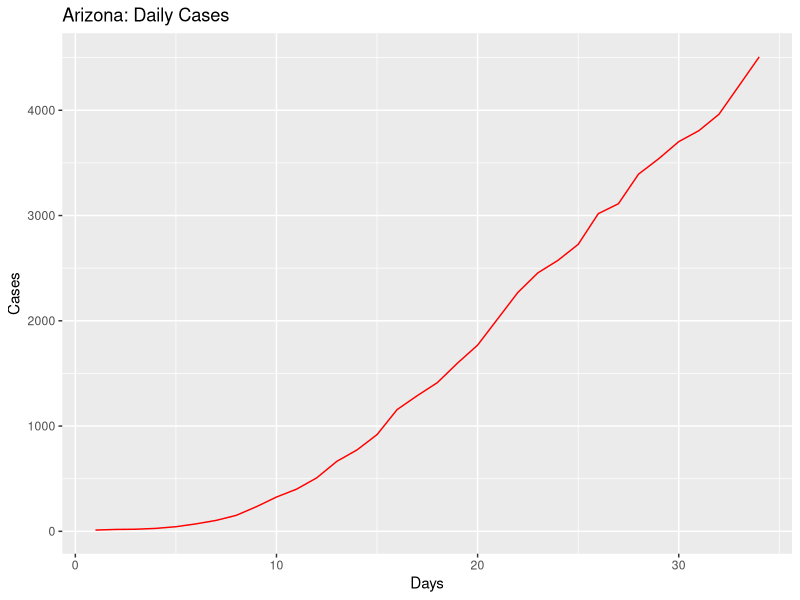
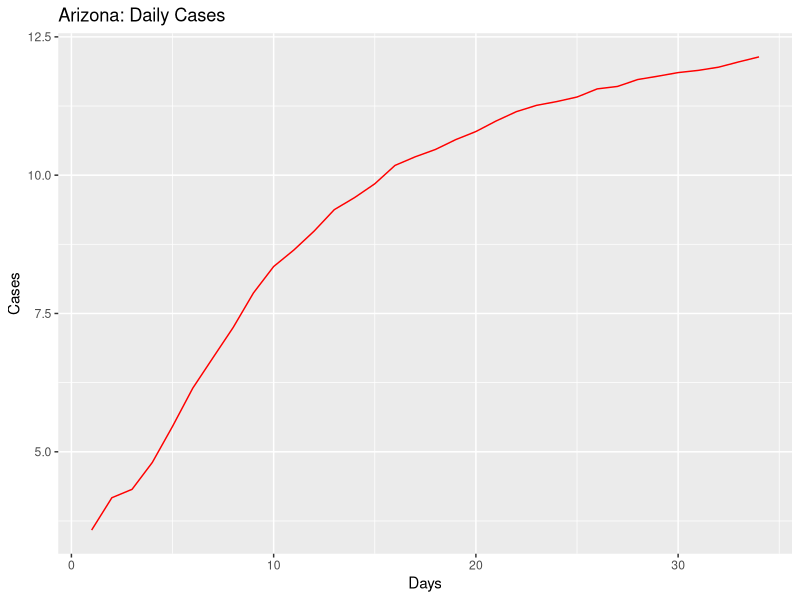
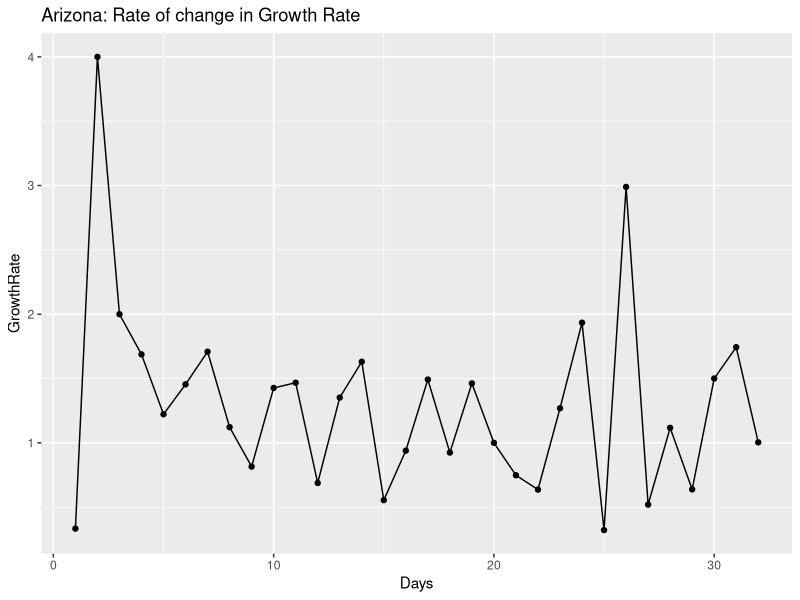
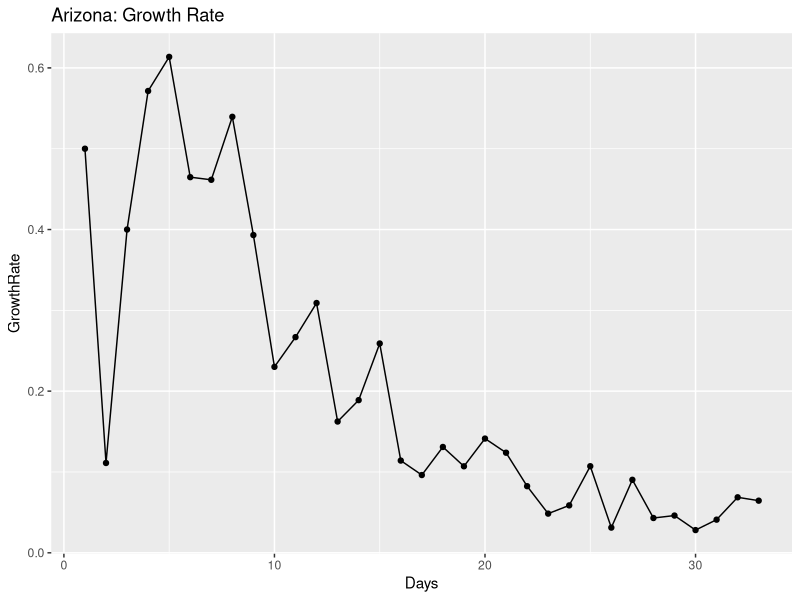
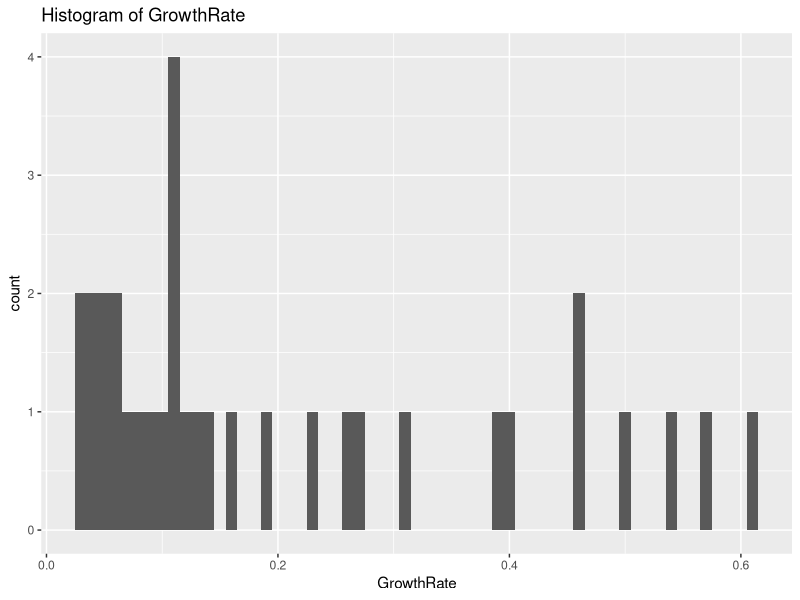
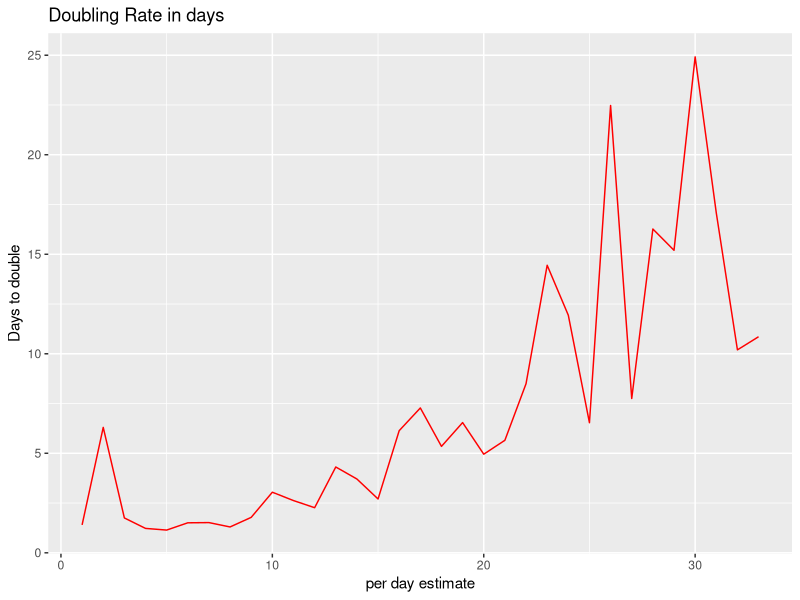
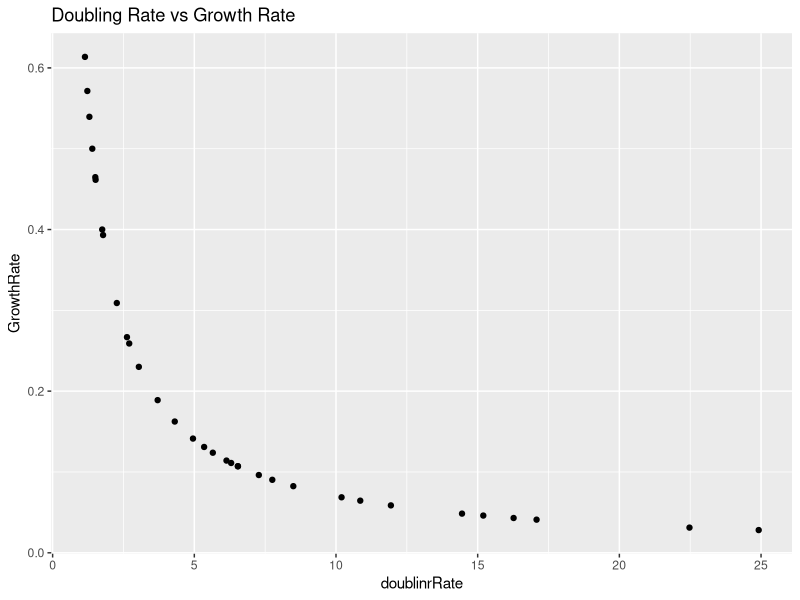
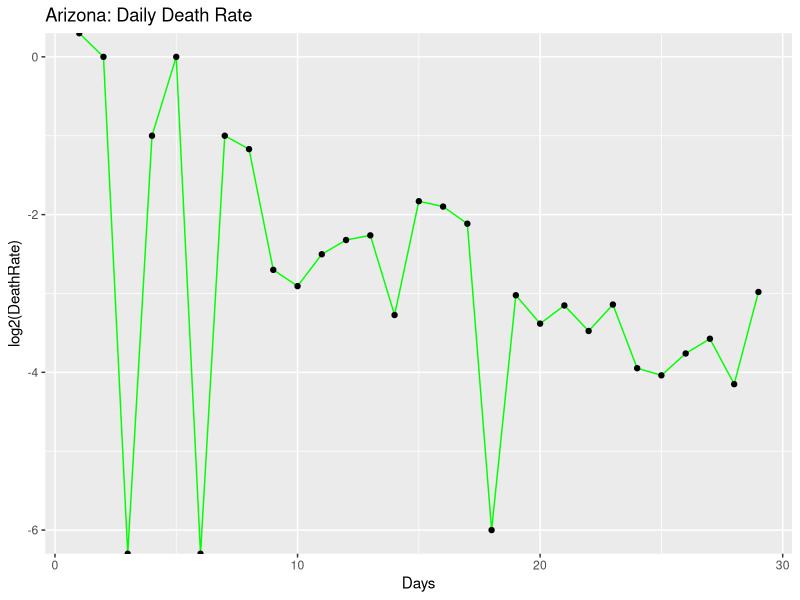

The R script that drew these images, in order:
## ---- chunk 1
knitr::opts_chunk$set(echo = TRUE)
## ---- chunk 2
library(ggplot2)
library(gridExtra)
library(dplyr)

coronaGrowth <- function(absoluteNumbers){
  growthfactor <- NULL
  absgrowth <- NULL
  for(i in 1:length(absoluteNumbers))
  {
    #print((absoluteNumbers[i]-absoluteNumbers[i+1]/absoluteNumbers[i+1])/absoluteNumbers[i+1])
    growthfactor[i] <- ((absoluteNumbers[i]-absoluteNumbers[i+1]))/(absoluteNumbers[i+1]-absoluteNumbers[i+2])  
    #growthfactor[i] <- ((absoluteNumbers[i]-absoluteNumbers[i+1]))/(absolutenumbers[i])
  }
  
  return (rev(growthfactor))
}

DailyGrowthRate <- function(absoluteNumbers)
{
  growthfactor <- NULL
  absgrowth <- NULL
  for(i in 1:length(absoluteNumbers))
  {
    #print((absoluteNumbers[i]-absoluteNumbers[i+1]/absoluteNumbers[i+1])/absoluteNumbers[i+1])
    growthfactor[i] <- ((absoluteNumbers[i]/absoluteNumbers[i+1]))-1 
    #growthfactor[i] <- ((absoluteNumbers[i]-absoluteNumbers[i+1]))/(absolutenumbers[i])
  }
  
  return (rev(growthfactor))  
}

DoublingRate <- function(absoluteNumbers)
{
  doublingrRate <- NULL
  cumsum <- NULL
  for(i in 1:length(absoluteNumbers))
  {
    
    doublingrRate[i] <- (70/(absoluteNumbers[i]*100))
    
  }
  return ((doublingrRate))  
}

#Calculate the mean and median growth rate:
MeanMediangrowthrate <- function(dataTrend1)
{
  MeanGRTrend <- NULL
  MedianGRTrend <- NULL
  
  for(i in 1:length(dataTrend1$GrowthRate))
  {
    MedianGRTrend[i] <- median(dataTrend1[1:i,"GrowthRate"])
    MeanGRTrend[i] <- mean(dataTrend1[1:i,"GrowthRate"])
  }
  
  dataTrend1$MedianGRT = MedianGRTrend
  dataTrend1$MeanGRT = MeanGRTrend
  
  return(dataTrend1)

}

#Calculate ratio of newdeaths/newcases
newDeathstonewCases <- function(absolutenumbers,totaldeaths)
{
  newCases <- NULL
  newDeaths <- NULL
  for(i in 1:length(absolutenumbers))
  {
    if(i == length(absolutenumbers))
    {
      print("reached the end")
    }else{
     newDeaths[i] = (totaldeaths[i]-totaldeaths[i+1])
     newCases[i] = (absolutenumbers[i]-absolutenumbers[i+1]) 
    }
  }
  

  days <- seq(2:length(absolutenumbers))
 return(data.frame( newDeaths = rev(newDeaths),newCases = rev(newCases),Days = days))
 
}

#Calculate ratio of deaths to totalCases
totalDeathstoCases <- function(absolutenumbers,totaldeaths)
{
  ratio <- NULL
  for(i in 1:length(absolutenumbers))
  {

     ratio[i] = (totaldeaths[i])/(absolutenumbers[i]) 
  }
  
  return(rev(ratio))
}
## ---- chunk 3
#Arizona

absolutenumbers <- c(4507,4234,3962,3806,3702,3539,3393,3112,3018,2726,2575,2456,2269,2019,1769,1598,1413,1289,1157,919,773,665,508,401,326,234,152,104,71,44,28,20,18,12)

totaldeaths <- c(169,150,142,131,122,115,108,97,89,80,73,65,64,52,41,32,29,24,20,17,15,13,9,6,6,3,2,2,1,0,0,0,0,0)

#America
#absolutenumbers <- c(101.7*1000,83.8*1000,65.8*1000,53.7*1000,43.8*1000,33.3*1000,25*1000,19*1000,13.7*1000,7.8*1000,6.4*1000,4.6*1000,3.5*1000,2.7*1000)
## ---- chunk 4
growthrate <- na.exclude(coronaGrowth(absolutenumbers))
days <- seq(1:length(growthrate))
dataTrend <- data.frame(GrowthRate = growthrate,Days = days)
print(dataTrend)
p1 <- ggplot(data=dataTrend, aes(x=Days, y=GrowthRate, group=1)) +ggtitle("Arizona: Rate of change in Growth Rate")+
  geom_line()+
  geom_point()

print(dataTrend)
#print(dataTrend1)




growthrate1 <- na.exclude(DailyGrowthRate(absolutenumbers))
doublingrate1 <- na.exclude(DoublingRate(growthrate1))
days1 <- seq(1:length(growthrate1))
dataTrend1 <- data.frame(GrowthRate = growthrate1,Days = days1,doublinrRate = doublingrate1)
print(dataTrend1)
multiplier <- tail(dataTrend1, n = 1)
pred_val <- (head(absolutenumbers, n = 1)*multiplier[,"GrowthRate"])+head(absolutenumbers, n = 1)

p2 <- ggplot(data=dataTrend1, aes(x=Days, y=GrowthRate, group=1)) +ggtitle("Arizona: Growth Rate")+
  geom_line()+
  geom_point()

days <- seq(1:length(absolutenumbers))
growthrate <- append(growthrate, c(1,1),after = 0)
dataOriginal <- data.frame(Cases = rev(absolutenumbers), Days = days)
p3<- ggplot() +geom_line(data=dataOriginal, aes(x=Days, y=Cases,),color = "Red")+labs(title="Arizona: Daily Cases", y="Cases", x="Days")

p3_log<- ggplot() +geom_line(data=dataOriginal, aes(x=Days, y=log2(Cases)),color = "Red")+labs(title="Arizona: Daily Cases", y="Cases", x="Days")+
  #geom_line(data=dataOriginal, aes(x=Days+1, y=Prediction),color = "Blue")
  geom_point()



# Analyze growth rate to get interval of values
summary(dataTrend1$GrowthRate)
dataTrend1%>%select("GrowthRate")%>%summarise(meanGR = mean(GrowthRate), medianGR = median(GrowthRate), sdGR = sd(GrowthRate))
p4 <- ggplot(data = dataTrend1, aes(x = GrowthRate))+ggtitle("Histogram of GrowthRate")+geom_histogram(binwidth = 0.01)


#Analyze the doubling rate
p5<- ggplot() +geom_line(data=dataTrend1, aes(x=Days, y=doublinrRate),color = "Red")+labs(title="Doubling Rate in days", y="Days to double", x ="per day estimate")+
  #geom_line(data=dataOriginal, aes(x=Days+1, y=Prediction),color = "Blue")
  geom_point()

#Scatter plor of Growthrate versus Doubling Rate
p6 <- ggplot()+geom_point(data = dataTrend1, aes(x = doublinrRate, y = GrowthRate))+labs(title = "Doubling Rate vs Growth Rate")

dataTrend1 <- MeanMediangrowthrate(dataTrend1 = dataTrend1)

#Median growth rate trend 
#Median growth rate trend 
p7 <- ggplot()+geom_line(data = dataTrend1, aes(x = Days, y = MedianGRT),color = "Blue")+labs(title = "Arizona Median(BLUE)VsMean(RED) Growth Rate")+geom_line(data=dataTrend1, aes(x=Days , y=MeanGRT),color = "Red")


deathrate1 <- na.exclude(DailyGrowthRate(totaldeaths))
doublingdeathrate1 <- na.exclude(DoublingRate(deathrate1))
days1 <- seq(1:length(deathrate1))
dataDeathTrend1 <- data.frame(DeathRate = deathrate1,Days = days1,doublinrRate = doublingdeathrate1)
#print(dataDeathTrend1)
#multiplier <- tail(totaldeaths, n = 1)
#pred_val <- (head(dataDeathTrend1, n = 1)*multiplier[,"DeathRate"])+head(dataDeathTrend1, n = 1)

p8 <- ggplot(data=dataDeathTrend1, aes(x=Days, y=log2(DeathRate), group=1)) +ggtitle("Arizona: Daily Death Rate")+
  geom_line(color = "Green")+
  geom_point()


rationewdeathtocases <- newDeathstonewCases(absolutenumbers,totaldeaths)

p9 <- ggplot(data=rationewdeathtocases, aes(x=Days, y=log2(newCases), group=1)) +ggtitle("Arizona:newCases(Orange)")+
  geom_line(color = "Orange")+geom_point()

totaldeathstocases <- totalDeathstoCases(absolutenumbers,totaldeaths)
days <- seq(1:length(absolutenumbers))
datatotaldeathstocasesTrend <- data.frame(ratio = totaldeathstocases,Days = days)
#Scatter plot of totalcases to totaldeaths
p10 <- ggplot(data=datatotaldeathstocasesTrend, aes(x=Days, y=ratio, group=1)) +ggtitle("Arizona: TotalDeaths/TotalCases")+
  geom_line(color = "Yellow")+
  geom_point()

#Confidence Interval for mean population GrowthRate:
meanGR = mean(dataTrend1$GrowthRate)
sdGR = sd(dataTrend1$GrowthRate)

uppperlimitGR= meanGR+sdGR
lowerlimitGR = meanGR-sdGR

#Predictions based on: Current Growth Rate, MeanGrowth Rate, Upper GrowthRate, Lower GrowthRate
pred_val_Current <- (head(absolutenumbers, n = 1)*multiplier[,"GrowthRate"])+head(absolutenumbers, n = 1)
pred_val_MeanGR <- (head(absolutenumbers, n = 1)*meanGR)+head(absolutenumbers, n = 1)
pred_val_upperGR <- (head(absolutenumbers, n = 1)*uppperlimitGR)+head(absolutenumbers, n = 1)
pred_val_lowerGR <- (head(absolutenumbers, n = 1)*lowerlimitGR)+head(absolutenumbers, n = 1)

print("Current GR:")
print(multiplier[,"GrowthRate"])
print(pred_val_Current)

print("Mean GR:")
print(meanGR)
print(pred_val_MeanGR)

print("Upperlimit GR:")
print(uppperlimitGR)
print(pred_val_upperGR)

print("Lowerlimit GR:")
print(lowerlimitGR)
print(pred_val_lowerGR)

#Doubling rate:-
DRCurrent <- round(70/(meanGR*100),digits = 0)
DRMedian <- round(70/(median(dataTrend1$GrowthRate)*100),digits = 0)
latestDRCurrent <- round(tail(dataTrend1$doublinrRate,n=1),digits = 0)

## ---- chunk 5
#grid.arrange(p3,p3_log,p1,p2,p4,p5,p6,nrow = 4, ncol = 2)
print(p3)
print(p3_log)
print(p1)
print(p2)
print(p4)
print(p5)
print(p6)
print(p8)
print(p9)
print(p10)
print(p7)
## ---- chunk 6
library(ggplot2)
library(gridExtra)
library(dplyr)

coronaGrowth <- function(absoluteNumbers){
  growthfactor <- NULL
  absgrowth <- NULL
  for(i in 1:length(absoluteNumbers))
  {
    #print((absoluteNumbers[i]-absoluteNumbers[i+1]/absoluteNumbers[i+1])/absoluteNumbers[i+1])
    growthfactor[i] <- ((absoluteNumbers[i]-absoluteNumbers[i+1]))/(absoluteNumbers[i+1]-absoluteNumbers[i+2])  
    #growthfactor[i] <- ((absoluteNumbers[i]-absoluteNumbers[i+1]))/(absolutenumbers[i])
  }
  
  return (rev(growthfactor))
}

DailyGrowthRate <- function(absoluteNumbers)
{
  growthfactor <- NULL
  absgrowth <- NULL
  for(i in 1:length(absoluteNumbers))
  {
    #print((absoluteNumbers[i]-absoluteNumbers[i+1]/absoluteNumbers[i+1])/absoluteNumbers[i+1])
    growthfactor[i] <- ((absoluteNumbers[i]/absoluteNumbers[i+1]))-1 
    #growthfactor[i] <- ((absoluteNumbers[i]-absoluteNumbers[i+1]))/(absolutenumbers[i])
  }
  
  return (rev(growthfactor))  
}

DoublingRate <- function(absoluteNumbers)
{
  doublingrRate <- NULL
  cumsum <- NULL
  for(i in 1:length(absoluteNumbers))
  {
    
    doublingrRate[i] <- (70/(absoluteNumbers[i]*100))
    
  }
  return ((doublingrRate))  
}

#Calculate the mean and median growth rate:
MeanMediangrowthrate <- function(dataTrend1)
{
  MeanGRTrend <- NULL
  MedianGRTrend <- NULL
  
  for(i in 1:length(dataTrend1$GrowthRate))
  {
    MedianGRTrend[i] <- median(dataTrend1[1:i,"GrowthRate"])
    MeanGRTrend[i] <- mean(dataTrend1[1:i,"GrowthRate"])
  }
  
  dataTrend1$MedianGRT = MedianGRTrend
  dataTrend1$MeanGRT = MeanGRTrend
  
  return(dataTrend1)

}

# #Calculate ratio of newdeaths/newcases
# newDeathstonewCases <- function(absolutenumbers,totaldeaths)
# {
#   ratio <- NULL
#   for(i in 1:length(absolutenumbers))
#   {
#     if(i == length(absolutenumbers))
#     {
#       print("reached the end")
#     }else{
#      ratio[i] = (totaldeaths[i]-totaldeaths[i+1])/(absolutenumbers[i]-absolutenumbers[i+1]) 
#     }
#   }
#   
#   return(rev(ratio))
# }

#Calculate ratio of newdeaths/newcases
newDeathstonewCases <- function(absolutenumbers,totaldeaths)
{
  newCases <- NULL
  newDeaths <- NULL
  for(i in 1:length(absolutenumbers))
  {
    if(i == length(absolutenumbers))
    {
      print("reached the end")
    }else{
     newDeaths[i] = (totaldeaths[i]-totaldeaths[i+1])
     newCases[i] = (absolutenumbers[i]-absolutenumbers[i+1]) 
    }
  }
  

  days <- seq(2:length(absolutenumbers))
 return(data.frame( newDeaths = rev(newDeaths),newCases = rev(newCases),Days = days))
 
}

#Calculate ratio of deaths to totalCases
totalDeathstoCases <- function(absolutenumbers,totaldeaths)
{
  ratio <- NULL
  for(i in 1:length(absolutenumbers))
  {

     ratio[i] = (totaldeaths[i])/(absolutenumbers[i]) 
  }
  
  return(rev(ratio))
}

## ---- chunk 7
#Arizona
#absolutenumbers <- c(773,665,508,401,326,234,152,104,71,44,28,20,18,12)

#America

absolutenumbers <- c(686.431*1000,654.343*1000,622.412*1000,591.285*1000,573.138*1000,545.934*1000,521.623*1000,489.646*1000,454.615*1000,418.451*1000,386.571*1000,355.834*1000,327.871*1000,300.432*1000,265.506*1000,235.281*1000,205.035*1000,176.518*1000,145.369*1000,133.094*1000,123.578*1000,101.7*1000,83.8*1000,65.8*1000,53.7*1000,43.8*1000,33.3*1000,25*1000,19*1000,13.7*1000,7.8*1000,6.4*1000,4.6*1000,3.5*1000,2.7*1000)

totaldeaths <- c(35578,33490,27549,24618,22930,21474,20057,18325,16691,14791,12851,10880,9622,8457,7127,6081,5107,4057,3143,2585,2222,1697,1296,1028,781,556,414,301,255,206,150,110,87,69,57,48,41,38,30,26,22,19,15,12,11,9,6,1,1)




## ---- chunk 8
growthrate <- na.exclude(coronaGrowth(absolutenumbers))
days <- seq(1:length(growthrate))
dataTrend <- data.frame(GrowthRate = growthrate,Days = days)
print(dataTrend)
p1 <- ggplot(data=dataTrend, aes(x=Days, y=GrowthRate, group=1)) +ggtitle("US: Rate of change in Growth Rate")+
  geom_line()+
  geom_point()

print(dataTrend)
#print(dataTrend1)




growthrate1 <- na.exclude(DailyGrowthRate(absolutenumbers))
doublingrate1 <- na.exclude(DoublingRate(growthrate1))
days1 <- seq(1:length(growthrate1))
dataTrend1 <- data.frame(GrowthRate = growthrate1,Days = days1,doublinrRate = doublingrate1)
print(dataTrend1)
multiplier <- tail(dataTrend1, n = 1)
pred_val <- (head(absolutenumbers, n = 1)*multiplier[,"GrowthRate"])+head(absolutenumbers, n = 1)

p2 <- ggplot(data=dataTrend1, aes(x=Days, y=GrowthRate, group=1)) +ggtitle("US: Growth Rate")+
  geom_line()+
  geom_point()

days <- seq(1:length(absolutenumbers))
growthrate <- append(growthrate, c(1,1),after = 0)
dataOriginal <- data.frame(Cases = rev(absolutenumbers), Days = days)
p3<- ggplot() +geom_line(data=dataOriginal, aes(x=Days, y=Cases,),color = "Red")+labs(title="US: Daily Cases", y="Cases", x="Days")

p3_log<- ggplot() +geom_line(data=dataOriginal, aes(x=Days, y=log2(Cases)),color = "Red")+labs(title="US: Daily Cases", y="Cases", x="Days")+
  #geom_line(data=dataOriginal, aes(x=Days+1, y=Prediction),color = "Blue")
  geom_point()



# Analyze growth rate to get interval of values
summary(dataTrend1$GrowthRate)
dataTrend1%>%select("GrowthRate")%>%summarise(meanGR = mean(GrowthRate), medianGR = median(GrowthRate), sdGR = sd(GrowthRate))
p4 <- ggplot(data = dataTrend1, aes(x = GrowthRate))+ggtitle("Histogram of GrowthRate")+geom_histogram(binwidth = 0.01)


#Analyze the doubling rate
p5<- ggplot() +geom_line(data=dataTrend1, aes(x=Days, y=doublinrRate),color = "Red")+labs(title="Doubling Rate in days", y="Days to double", x ="per day estimate")+
  #geom_line(data=dataOriginal, aes(x=Days+1, y=Prediction),color = "Blue")
  geom_point()

#Scatter plor of Growthrate versus Doubling Rate
p6 <- ggplot()+geom_point(data = dataTrend1, aes(x = doublinrRate, y = GrowthRate))+labs(title = "Doubling Rate vs Growth Rate")

dataTrend1 <- MeanMediangrowthrate(dataTrend1 = dataTrend1)


#Median growth rate trend 
#Median growth rate trend 
p7 <- ggplot()+geom_line(data = dataTrend1, aes(x = Days, y = MedianGRT),color = "Blue")+labs(title = "US Median(BLUE)VsMean(RED) Growth Rate")+geom_line(data=dataTrend1, aes(x=Days , y=MeanGRT),color = "Red")

deathrate1 <- na.exclude(DailyGrowthRate(totaldeaths))
doublingdeathrate1 <- na.exclude(DoublingRate(deathrate1))
days1 <- seq(1:length(deathrate1))
dataDeathTrend1 <- data.frame(DeathRate = deathrate1,Days = days1,doublinrRate = doublingdeathrate1)
#print(dataDeathTrend1)
#multiplier <- tail(totaldeaths, n = 1)
#pred_val <- (head(dataDeathTrend1, n = 1)*multiplier[,"DeathRate"])+head(dataDeathTrend1, n = 1)

p8 <- ggplot(data=dataDeathTrend1, aes(x=Days, y=log2(DeathRate), group=1)) +ggtitle("US: Daily Death Rate")+
  geom_line(color = "Green")+
  geom_point()

rationewdeathtocases <- newDeathstonewCases(absolutenumbers,totaldeaths)

p9 <- ggplot(data=rationewdeathtocases, aes(x=Days, y=log2(newCases), group=1)) +ggtitle("US:newCases(Orange)")+
  geom_line(color = "Orange")+geom_point()
totaldeathstocases <- totalDeathstoCases(absolutenumbers,totaldeaths)
days <- seq(1:length(absolutenumbers))
datatotaldeathstocasesTrend <- data.frame(ratio = totaldeathstocases,Days = days)
#Scatter plot of totalcases to totaldeaths
p10 <- ggplot(data=datatotaldeathstocasesTrend, aes(x=Days, y=ratio, group=1)) +ggtitle("US: TotalDeaths/TotalCases")+
  geom_line(color = "Yellow")+
  geom_point()
#Confidence Interval for mean population GrowthRate:
meanGR = mean(dataTrend1$GrowthRate)
sdGR = sd(dataTrend1$GrowthRate)

uppperlimitGR= meanGR+sdGR
lowerlimitGR = meanGR-sdGR

#Predictions based on: Current Growth Rate, MeanGrowth Rate, Upper GrowthRate, Lower GrowthRate
pred_val_Current <- (head(absolutenumbers, n = 1)*multiplier[,"GrowthRate"])+head(absolutenumbers, n = 1)
pred_val_MeanGR <- (head(absolutenumbers, n = 1)*meanGR)+head(absolutenumbers, n = 1)
pred_val_upperGR <- (head(absolutenumbers, n = 1)*uppperlimitGR)+head(absolutenumbers, n = 1)
pred_val_lowerGR <- (head(absolutenumbers, n = 1)*lowerlimitGR)+head(absolutenumbers, n = 1)

print("Current GR:")
print(multiplier[,"GrowthRate"])
print(pred_val_Current)

print("Mean GR:")
print(meanGR)
print(pred_val_MeanGR)

print("Upperlimit GR:")
print(uppperlimitGR)
print(pred_val_upperGR)

print("Lowerlimit GR:")
print(lowerlimitGR)
print(pred_val_lowerGR)

#Doubling rate:-
DRCurrent <- round(70/(meanGR*100),digits = 0)
DRMedian <- round(70/(median(dataTrend1$GrowthRate)*100),digits = 0)
latestDRCurrent <- round(tail(dataTrend1$doublinrRate,n=1),digits = 0)

## ---- chunk 9
#grid.arrange(p3,p3_log,p1,p2,p4,p5,p6,nrow = 4, ncol = 2)
print(p3)
print(p3_log)
print(p1)
print(p2)
print(p4)
print(p5)
print(p6)
print(p8)
print(p9)
print(p10)
print(p7)
## ---- chunk 10
library(ggplot2)
library(gridExtra)
library(dplyr)

coronaGrowth <- function(absoluteNumbers){
  growthfactor <- NULL
  absgrowth <- NULL
  for(i in 1:length(absoluteNumbers))
  {
    #print((absoluteNumbers[i]-absoluteNumbers[i+1]/absoluteNumbers[i+1])/absoluteNumbers[i+1])
    growthfactor[i] <- ((absoluteNumbers[i]-absoluteNumbers[i+1]))/(absoluteNumbers[i+1]-absoluteNumbers[i+2])  
    #growthfactor[i] <- ((absoluteNumbers[i]-absoluteNumbers[i+1]))/(absolutenumbers[i])
  }
  
  return (rev(growthfactor))
}

DailyGrowthRate <- function(absoluteNumbers)
{
  growthfactor <- NULL
  absgrowth <- NULL
  for(i in 1:length(absoluteNumbers))
  {
    #print((absoluteNumbers[i]-absoluteNumbers[i+1]/absoluteNumbers[i+1])/absoluteNumbers[i+1])
    growthfactor[i] <- ((absoluteNumbers[i]/absoluteNumbers[i+1]))-1 
    #growthfactor[i] <- ((absoluteNumbers[i]-absoluteNumbers[i+1]))/(absolutenumbers[i])
  }
  
  return (rev(growthfactor))  
}

DoublingRate <- function(absoluteNumbers)
{
  doublingrRate <- NULL
  cumsum <- NULL
  for(i in 1:length(absoluteNumbers))
  {
    
    doublingrRate[i] <- (70/(absoluteNumbers[i]*100))
    
  }
  return ((doublingrRate))  
}

#Calculate the mean and median growth rate:
MeanMediangrowthrate <- function(dataTrend1)
{
  MeanGRTrend <- NULL
  MedianGRTrend <- NULL
  
  for(i in 1:length(dataTrend1$GrowthRate))
  {
    MedianGRTrend[i] <- median(dataTrend1[1:i,"GrowthRate"])
    MeanGRTrend[i] <- mean(dataTrend1[1:i,"GrowthRate"])
  }
  
  dataTrend1$MedianGRT = MedianGRTrend
  dataTrend1$MeanGRT = MeanGRTrend
  
  return(dataTrend1)

}

#Calculate ratio of newdeaths/newcases
# newDeathstonewCases <- function(absolutenumbers,totaldeaths)
# {
#   ratio <- NULL
#   for(i in 1:length(absolutenumbers))
#   {
#     if(i == length(absolutenumbers))
#     {
#       print("reached the end")
#     }else{
#      ratio[i] = (totaldeaths[i]-totaldeaths[i+1])/(absolutenumbers[i]-absolutenumbers[i+1]) 
#     }
#   }
#   
#   return(rev(ratio))
# }

#Calculate ratio of newdeaths/newcases
newDeathstonewCases <- function(absolutenumbers,totaldeaths)
{
  newCases <- NULL
  newDeaths <- NULL
  for(i in 1:length(absolutenumbers))
  {
    if(i == length(absolutenumbers))
    {
      print("reached the end")
    }else{
     newDeaths[i] = (totaldeaths[i]-totaldeaths[i+1])
     newCases[i] = (absolutenumbers[i]-absolutenumbers[i+1]) 
    }
  }
  

  days <- seq(2:length(absolutenumbers))
 return(data.frame( newDeaths = rev(newDeaths),newCases = rev(newCases),Days = days))
 
}

#Calculate ratio of deaths to totalCases
totalDeathstoCases <- function(absolutenumbers,totaldeaths)
{
  ratio <- NULL
  for(i in 1:length(absolutenumbers))
  {

     ratio[i] = (totaldeaths[i])/(absolutenumbers[i]) 
  }
  
  return(rev(ratio))
}
## ---- chunk 11
#Arizona
#absolutenumbers <- c(773,665,508,401,326,234,152,104,71,44,28,20,18,12)

#America
absolutenumbers <- c(13835,12759,12320,10941,9635,9166,8339,7598,6653,5749,5311,4778,3588,3082,2567,2341,1637,1397,1251,1071,1024,987,887,727,657,536,499,396,332,249,194,169,143,129,114,100,82,74,62,62,47,40,34,31,30,29,7,6,3,3,3,3,3,3,3,3,3,3,3,3,3,3,3)

totaldeaths <- c(452,423,405,368,331,325,288,246,227,178,160,136,118,99,86,72,58,35,27,24,20,20,12,10,10,7,5,5,4,3,3,2,2,2,2,1,0,0,0,0,0,0,0,0,0,0,0,0,0,0,0,0,0,0,0,0,0,0,0,0,0,0,0)
## ---- chunk 12
growthrate <- na.exclude(coronaGrowth(absolutenumbers))
days <- seq(1:length(growthrate))
dataTrend <- data.frame(GrowthRate = growthrate,Days = days)
print(dataTrend)
p1 <- ggplot(data=dataTrend, aes(x=Days, y=GrowthRate, group=1)) +ggtitle("US: Rate of change in Growth Rate")+
  geom_line()+
  geom_point()

print(dataTrend)
#print(dataTrend1)




growthrate1 <- na.exclude(DailyGrowthRate(absolutenumbers))
doublingrate1 <- na.exclude(DoublingRate(growthrate1))
days1 <- seq(1:length(growthrate1))
dataTrend1 <- data.frame(GrowthRate = growthrate1,Days = days1,doublinrRate = doublingrate1)
print(dataTrend1)
multiplier <- tail(dataTrend1, n = 1)
pred_val <- (head(absolutenumbers, n = 1)*multiplier[,"GrowthRate"])+head(absolutenumbers, n = 1)

p2 <- ggplot(data=dataTrend1, aes(x=Days, y=GrowthRate, group=1)) +ggtitle("India: Growth Rate")+
  geom_line()+
  geom_point()

days <- seq(1:length(absolutenumbers))
growthrate <- append(growthrate, c(1,1),after = 0)
dataOriginal <- data.frame(Cases = rev(absolutenumbers), Days = days)
p3<- ggplot() +geom_line(data=dataOriginal, aes(x=Days, y=Cases,),color = "Red")+labs(title="India: Daily Cases", y="Cases", x="Days")

p3_log<- ggplot() +geom_line(data=dataOriginal, aes(x=Days, y=log2(Cases)),color = "Red")+labs(title="India: Daily Cases", y="Cases", x="Days")+
  #geom_line(data=dataOriginal, aes(x=Days+1, y=Prediction),color = "Blue")
  geom_point()



# Analyze growth rate to get interval of values
summary(dataTrend1$GrowthRate)
dataTrend1%>%select("GrowthRate")%>%summarise(meanGR = mean(GrowthRate), medianGR = median(GrowthRate), sdGR = sd(GrowthRate))
p4 <- ggplot(data = dataTrend1, aes(x = GrowthRate))+ggtitle("Histogram of GrowthRate")+geom_histogram(binwidth = 0.01)


#Analyze the doubling rate
p5<- ggplot() +geom_line(data=dataTrend1, aes(x=Days, y=doublinrRate),color = "Red")+labs(title="Doubling Rate in days", y="Days to double", x ="per day estimate")+
  #geom_line(data=dataOriginal, aes(x=Days+1, y=Prediction),color = "Blue")
  geom_point()

#Scatter plor of Growthrate versus Doubling Rate
p6 <- ggplot()+geom_point(data = dataTrend1, aes(x = doublinrRate, y = GrowthRate))+labs(title = "Doubling Rate vs Growth Rate")

dataTrend1 <- MeanMediangrowthrate(dataTrend1 = dataTrend1)


#Median growth rate trend 
p7 <- ggplot()+geom_line(data = dataTrend1, aes(x = Days, y = MedianGRT),color = "Blue")+labs(title = "India Median(BLUE)VsMean(RED) Growth Rate")+geom_line(data=dataTrend1, aes(x=Days , y=MeanGRT),color = "Red")

deathrate1 <- na.exclude(DailyGrowthRate(totaldeaths))
doublingdeathrate1 <- na.exclude(DoublingRate(deathrate1))
days1 <- seq(1:length(deathrate1))
dataDeathTrend1 <- data.frame(DeathRate = deathrate1,Days = days1,doublinrRate = doublingdeathrate1)
#print(dataDeathTrend1)
#multiplier <- tail(totaldeaths, n = 1)
#pred_val <- (head(dataDeathTrend1, n = 1)*multiplier[,"DeathRate"])+head(dataDeathTrend1, n = 1)

p8 <- ggplot(data=dataDeathTrend1, aes(x=Days, y=log2(DeathRate), group=1)) +ggtitle("India: Daily Death Rate")+
  geom_line(color = "Green")+
  geom_point()

rationewdeathtocases <- newDeathstonewCases(absolutenumbers,totaldeaths)

p9 <- ggplot(data=rationewdeathtocases, aes(x=Days, y=log2(newCases), group=1)) +ggtitle("India:newCases(Orange)")+
  geom_line(color = "Orange")+geom_point()

totaldeathstocases <- totalDeathstoCases(absolutenumbers,totaldeaths)
days <- seq(1:length(absolutenumbers))
datatotaldeathstocasesTrend <- data.frame(ratio = totaldeathstocases,Days = days)
#Scatter plot of totalcases to totaldeaths
p10 <- ggplot(data=datatotaldeathstocasesTrend, aes(x=Days, y=ratio, group=1)) +ggtitle("India: TotalDeaths/TotalCases")+
  geom_line(color = "Yellow")+
  geom_point()

#Confidence Interval for mean population GrowthRate:
meanGR = mean(dataTrend1$GrowthRate)
sdGR = sd(dataTrend1$GrowthRate)

uppperlimitGR= meanGR+sdGR
lowerlimitGR = meanGR-sdGR

#Predictions based on: Current Growth Rate, MeanGrowth Rate, Upper GrowthRate, Lower GrowthRate
pred_val_Current <- (head(absolutenumbers, n = 1)*multiplier[,"GrowthRate"])+head(absolutenumbers, n = 1)
pred_val_MeanGR <- (head(absolutenumbers, n = 1)*meanGR)+head(absolutenumbers, n = 1)
pred_val_upperGR <- (head(absolutenumbers, n = 1)*uppperlimitGR)+head(absolutenumbers, n = 1)
pred_val_lowerGR <- (head(absolutenumbers, n = 1)*lowerlimitGR)+head(absolutenumbers, n = 1)

print("Current GR:")
print(multiplier[,"GrowthRate"])
print(pred_val_Current)

print("Mean GR:")
print(meanGR)
print(pred_val_MeanGR)

print("Upperlimit GR:")
print(uppperlimitGR)
print(pred_val_upperGR)

print("Lowerlimit GR:")
print(lowerlimitGR)
print(pred_val_lowerGR)

#Doubling rate:-
DRCurrent <- round(70/(meanGR*100),digits = 0)
DRMedian <- round(70/(median(dataTrend1$GrowthRate)*100),digits = 0)
latestDRCurrent <- round(tail(dataTrend1$doublinrRate,n=1),digits = 0)

## ---- chunk 13
#grid.arrange(p3,p3_log,p1,p2,p4,p5,p6,nrow = 4, ncol = 2)
print(p3)
print(p3_log)
print(p1)
print(p2)
print(p4)
print(p5)
print(p6)
print(p8)
print(p9)
print(p10)
print(p7)
